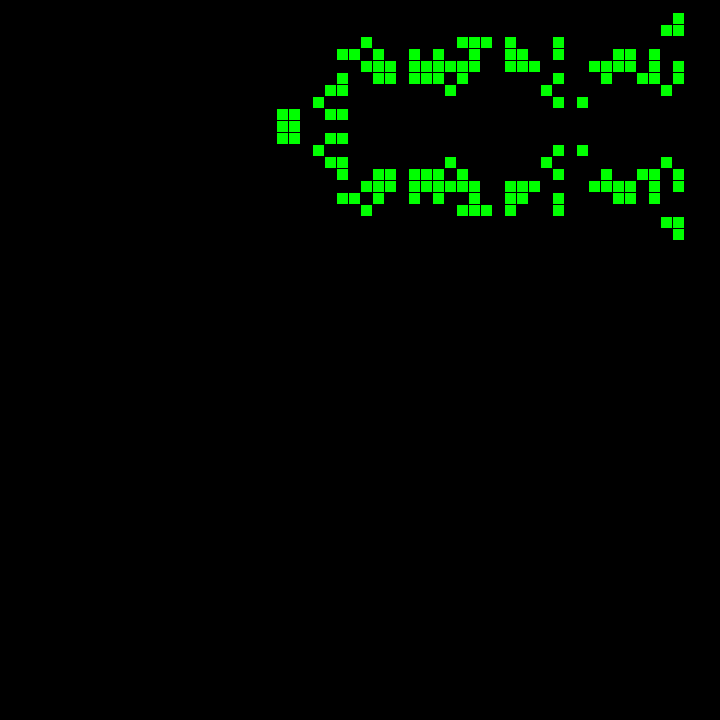
Frame 1 (no input)
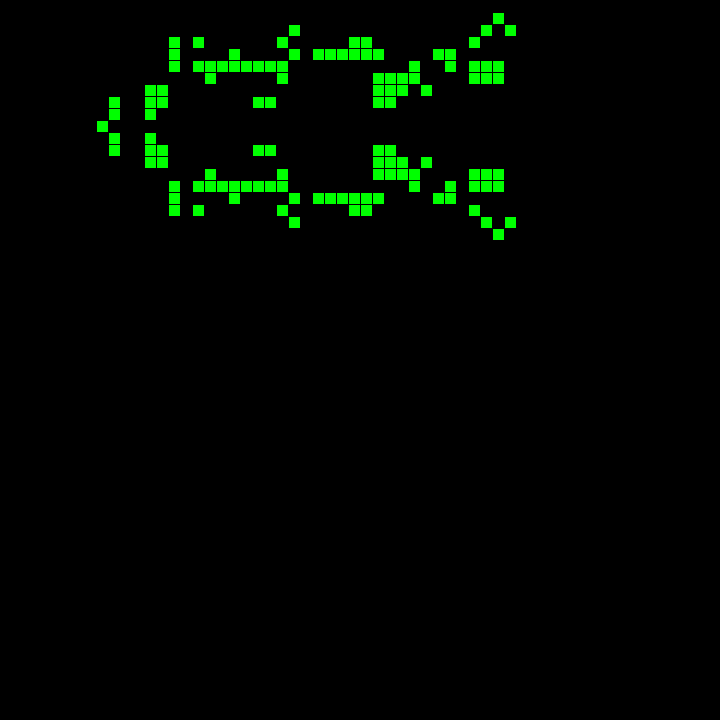
Frame 60 (the mouse pressed at the canvas centre just before this capture)
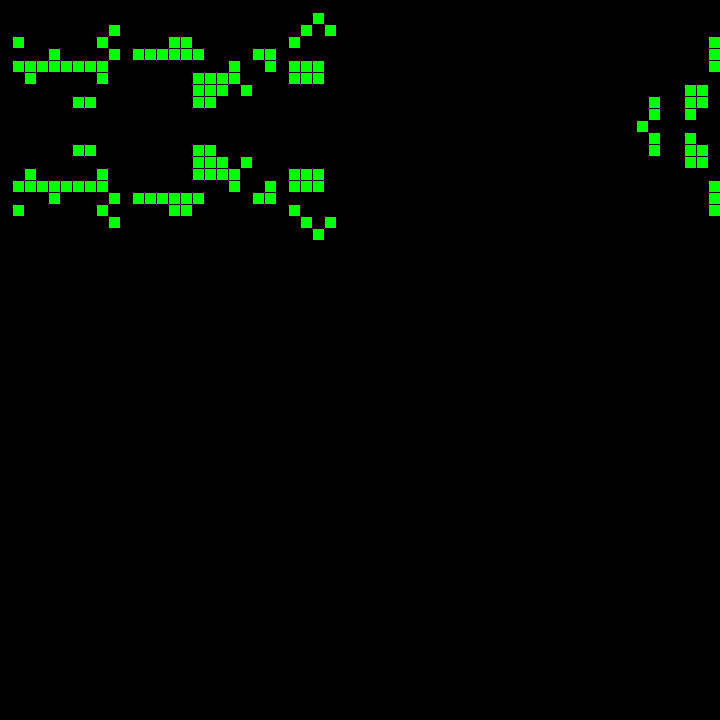
Frame 120 (the mouse held since frame 60 and released just before this capture)

The Processing sketch that drew these frames (run headless with seeded random() and noise(); from frame 60 on, the mouse is pressed at the canvas centre):

// Processing sketch: spaceship
// ── spaceship.pde
/*
John Conway's Game of Life
Rules:
1) A live cell dies if it has fewer than two live neighbors
2) A live cell with two or three live neighbors lives on to the next generation
3) A live cell with more than three live neighbors dies
4) A dead cell will be brought back to live if it has exactly three live neighbors
*/

int windowsize = 720;
int cellsize = 12; // wimdowsize needs to evenly divide by cellsize and cannot be 1

int[][] board = 
{
    {0,0,0,0,0,0,0,0,0,0,0,0,0,0,0,0,0,0,0,0,0,0,0,0,0,0,0,0,0,0,0,0,0,0,0,0,0,0,0,0,0,0,0,0,0,0,0,0,0,0,0,0,0,0,0,0,0,0,0,0},
    {0,0,0,0,0,0,0,0,0,0,0,0,0,0,0,0,0,0,0,0,0,0,0,0,0,0,0,0,0,0,0,0,0,0,0,0,0,0,0,0,0,0,0,0,0,0,0,0,0,0,0,0,0,0,0,0,1,0,0,0},
    {0,0,0,0,0,0,0,0,0,0,0,0,0,0,0,0,0,0,0,0,0,0,0,0,0,0,0,0,0,0,0,0,0,0,0,0,0,0,0,1,0,0,0,0,0,0,0,0,0,0,0,0,0,0,0,1,0,1,0,0},
    {0,0,0,0,0,0,0,0,0,0,0,0,0,0,0,0,0,0,0,0,0,0,0,0,0,0,0,0,0,1,0,1,0,0,0,0,0,0,1,0,0,0,0,0,1,1,0,0,0,0,0,0,0,0,1,0,0,0,0,0},
    {0,0,0,0,0,0,0,0,0,0,0,0,0,0,0,0,0,0,0,0,0,0,0,0,0,0,0,0,0,1,0,0,0,0,1,0,0,0,0,1,0,1,1,1,1,1,1,0,0,0,0,1,1,0,0,0,0,0,0,0},
    {0,0,0,0,0,0,0,0,0,0,0,0,0,0,0,0,0,0,0,0,0,0,0,0,0,0,0,0,0,1,0,1,1,1,1,1,1,1,1,0,0,0,0,0,0,0,0,0,0,1,0,0,1,0,1,1,1,0,0,0},
    {0,0,0,0,0,0,0,0,0,0,0,0,0,0,0,0,0,0,0,0,0,0,0,0,0,0,0,0,0,0,0,0,1,0,0,0,0,0,1,0,0,0,0,0,0,0,1,1,1,1,0,0,0,0,1,1,1,0,0,0},
    {0,0,0,0,0,0,0,0,0,0,0,0,0,0,0,0,0,0,0,0,0,0,0,0,0,0,0,1,1,0,0,0,0,0,0,0,0,0,0,0,0,0,0,0,0,0,1,1,1,0,1,0,0,0,0,0,0,0,0,0},
    {0,0,0,0,0,0,0,0,0,0,0,0,0,0,0,0,0,0,0,0,0,0,0,0,1,0,0,1,1,0,0,0,0,0,0,0,1,1,0,0,0,0,0,0,0,0,1,1,0,0,0,0,0,0,0,0,0,0,0,0},
    {0,0,0,0,0,0,0,0,0,0,0,0,0,0,0,0,0,0,0,0,0,0,0,0,1,0,0,1,0,0,0,0,0,0,0,0,0,0,0,0,0,0,0,0,0,0,0,0,0,0,0,0,0,0,0,0,0,0,0,0},
    {0,0,0,0,0,0,0,0,0,0,0,0,0,0,0,0,0,0,0,0,0,0,0,1,0,0,0,0,0,0,0,0,0,0,0,0,0,0,0,0,0,0,0,0,0,0,0,0,0,0,0,0,0,0,0,0,0,0,0,0},
    {0,0,0,0,0,0,0,0,0,0,0,0,0,0,0,0,0,0,0,0,0,0,0,0,1,0,0,1,0,0,0,0,0,0,0,0,0,0,0,0,0,0,0,0,0,0,0,0,0,0,0,0,0,0,0,0,0,0,0,0},
    {0,0,0,0,0,0,0,0,0,0,0,0,0,0,0,0,0,0,0,0,0,0,0,0,1,0,0,1,1,0,0,0,0,0,0,0,1,1,0,0,0,0,0,0,0,0,1,1,0,0,0,0,0,0,0,0,0,0,0,0},
    {0,0,0,0,0,0,0,0,0,0,0,0,0,0,0,0,0,0,0,0,0,0,0,0,0,0,0,1,1,0,0,0,0,0,0,0,0,0,0,0,0,0,0,0,0,0,1,1,1,0,1,0,0,0,0,0,0,0,0,0},
    {0,0,0,0,0,0,0,0,0,0,0,0,0,0,0,0,0,0,0,0,0,0,0,0,0,0,0,0,0,0,0,0,1,0,0,0,0,0,1,0,0,0,0,0,0,0,1,1,1,1,0,0,0,0,1,1,1,0,0,0},
    {0,0,0,0,0,0,0,0,0,0,0,0,0,0,0,0,0,0,0,0,0,0,0,0,0,0,0,0,0,1,0,1,1,1,1,1,1,1,1,0,0,0,0,0,0,0,0,0,0,1,0,0,1,0,1,1,1,0,0,0},
    {0,0,0,0,0,0,0,0,0,0,0,0,0,0,0,0,0,0,0,0,0,0,0,0,0,0,0,0,0,1,0,0,0,0,1,0,0,0,0,1,0,1,1,1,1,1,1,0,0,0,0,1,1,0,0,0,0,0,0,0},
    {0,0,0,0,0,0,0,0,0,0,0,0,0,0,0,0,0,0,0,0,0,0,0,0,0,0,0,0,0,1,0,1,0,0,0,0,0,0,1,0,0,0,0,0,1,1,0,0,0,0,0,0,0,0,1,0,0,0,0,0},
    {0,0,0,0,0,0,0,0,0,0,0,0,0,0,0,0,0,0,0,0,0,0,0,0,0,0,0,0,0,0,0,0,0,0,0,0,0,0,0,1,0,0,0,0,0,0,0,0,0,0,0,0,0,0,0,1,0,1,0,0},
    {0,0,0,0,0,0,0,0,0,0,0,0,0,0,0,0,0,0,0,0,0,0,0,0,0,0,0,0,0,0,0,0,0,0,0,0,0,0,0,0,0,0,0,0,0,0,0,0,0,0,0,0,0,0,0,0,1,0,0,0},
    {0,0,0,0,0,0,0,0,0,0,0,0,0,0,0,0,0,0,0,0,0,0,0,0,0,0,0,0,0,0,0,0,0,0,0,0,0,0,0,0,0,0,0,0,0,0,0,0,0,0,0,0,0,0,0,0,0,0,0,0},
    {0,0,0,0,0,0,0,0,0,0,0,0,0,0,0,0,0,0,0,0,0,0,0,0,0,0,0,0,0,0,0,0,0,0,0,0,0,0,0,0,0,0,0,0,0,0,0,0,0,0,0,0,0,0,0,0,0,0,0,0},
    {0,0,0,0,0,0,0,0,0,0,0,0,0,0,0,0,0,0,0,0,0,0,0,0,0,0,0,0,0,0,0,0,0,0,0,0,0,0,0,0,0,0,0,0,0,0,0,0,0,0,0,0,0,0,0,0,0,0,0,0},
    {0,0,0,0,0,0,0,0,0,0,0,0,0,0,0,0,0,0,0,0,0,0,0,0,0,0,0,0,0,0,0,0,0,0,0,0,0,0,0,0,0,0,0,0,0,0,0,0,0,0,0,0,0,0,0,0,0,0,0,0},
    {0,0,0,0,0,0,0,0,0,0,0,0,0,0,0,0,0,0,0,0,0,0,0,0,0,0,0,0,0,0,0,0,0,0,0,0,0,0,0,0,0,0,0,0,0,0,0,0,0,0,0,0,0,0,0,0,0,0,0,0},
    {0,0,0,0,0,0,0,0,0,0,0,0,0,0,0,0,0,0,0,0,0,0,0,0,0,0,0,0,0,0,0,0,0,0,0,0,0,0,0,0,0,0,0,0,0,0,0,0,0,0,0,0,0,0,0,0,0,0,0,0},
    {0,0,0,0,0,0,0,0,0,0,0,0,0,0,0,0,0,0,0,0,0,0,0,0,0,0,0,0,0,0,0,0,0,0,0,0,0,0,0,0,0,0,0,0,0,0,0,0,0,0,0,0,0,0,0,0,0,0,0,0},
    {0,0,0,0,0,0,0,0,0,0,0,0,0,0,0,0,0,0,0,0,0,0,0,0,0,0,0,0,0,0,0,0,0,0,0,0,0,0,0,0,0,0,0,0,0,0,0,0,0,0,0,0,0,0,0,0,0,0,0,0},
    {0,0,0,0,0,0,0,0,0,0,0,0,0,0,0,0,0,0,0,0,0,0,0,0,0,0,0,0,0,0,0,0,0,0,0,0,0,0,0,0,0,0,0,0,0,0,0,0,0,0,0,0,0,0,0,0,0,0,0,0},
    {0,0,0,0,0,0,0,0,0,0,0,0,0,0,0,0,0,0,0,0,0,0,0,0,0,0,0,0,0,0,0,0,0,0,0,0,0,0,0,0,0,0,0,0,0,0,0,0,0,0,0,0,0,0,0,0,0,0,0,0},
    {0,0,0,0,0,0,0,0,0,0,0,0,0,0,0,0,0,0,0,0,0,0,0,0,0,0,0,0,0,0,0,0,0,0,0,0,0,0,0,0,0,0,0,0,0,0,0,0,0,0,0,0,0,0,0,0,0,0,0,0},
    {0,0,0,0,0,0,0,0,0,0,0,0,0,0,0,0,0,0,0,0,0,0,0,0,0,0,0,0,0,0,0,0,0,0,0,0,0,0,0,0,0,0,0,0,0,0,0,0,0,0,0,0,0,0,0,0,0,0,0,0},
    {0,0,0,0,0,0,0,0,0,0,0,0,0,0,0,0,0,0,0,0,0,0,0,0,0,0,0,0,0,0,0,0,0,0,0,0,0,0,0,0,0,0,0,0,0,0,0,0,0,0,0,0,0,0,0,0,0,0,0,0},
    {0,0,0,0,0,0,0,0,0,0,0,0,0,0,0,0,0,0,0,0,0,0,0,0,0,0,0,0,0,0,0,0,0,0,0,0,0,0,0,0,0,0,0,0,0,0,0,0,0,0,0,0,0,0,0,0,0,0,0,0},
    {0,0,0,0,0,0,0,0,0,0,0,0,0,0,0,0,0,0,0,0,0,0,0,0,0,0,0,0,0,0,0,0,0,0,0,0,0,0,0,0,0,0,0,0,0,0,0,0,0,0,0,0,0,0,0,0,0,0,0,0},
    {0,0,0,0,0,0,0,0,0,0,0,0,0,0,0,0,0,0,0,0,0,0,0,0,0,0,0,0,0,0,0,0,0,0,0,0,0,0,0,0,0,0,0,0,0,0,0,0,0,0,0,0,0,0,0,0,0,0,0,0},
    {0,0,0,0,0,0,0,0,0,0,0,0,0,0,0,0,0,0,0,0,0,0,0,0,0,0,0,0,0,0,0,0,0,0,0,0,0,0,0,0,0,0,0,0,0,0,0,0,0,0,0,0,0,0,0,0,0,0,0,0},
    {0,0,0,0,0,0,0,0,0,0,0,0,0,0,0,0,0,0,0,0,0,0,0,0,0,0,0,0,0,0,0,0,0,0,0,0,0,0,0,0,0,0,0,0,0,0,0,0,0,0,0,0,0,0,0,0,0,0,0,0},
    {0,0,0,0,0,0,0,0,0,0,0,0,0,0,0,0,0,0,0,0,0,0,0,0,0,0,0,0,0,0,0,0,0,0,0,0,0,0,0,0,0,0,0,0,0,0,0,0,0,0,0,0,0,0,0,0,0,0,0,0},
    {0,0,0,0,0,0,0,0,0,0,0,0,0,0,0,0,0,0,0,0,0,0,0,0,0,0,0,0,0,0,0,0,0,0,0,0,0,0,0,0,0,0,0,0,0,0,0,0,0,0,0,0,0,0,0,0,0,0,0,0},
    {0,0,0,0,0,0,0,0,0,0,0,0,0,0,0,0,0,0,0,0,0,0,0,0,0,0,0,0,0,0,0,0,0,0,0,0,0,0,0,0,0,0,0,0,0,0,0,0,0,0,0,0,0,0,0,0,0,0,0,0},
    {0,0,0,0,0,0,0,0,0,0,0,0,0,0,0,0,0,0,0,0,0,0,0,0,0,0,0,0,0,0,0,0,0,0,0,0,0,0,0,0,0,0,0,0,0,0,0,0,0,0,0,0,0,0,0,0,0,0,0,0},
    {0,0,0,0,0,0,0,0,0,0,0,0,0,0,0,0,0,0,0,0,0,0,0,0,0,0,0,0,0,0,0,0,0,0,0,0,0,0,0,0,0,0,0,0,0,0,0,0,0,0,0,0,0,0,0,0,0,0,0,0},
    {0,0,0,0,0,0,0,0,0,0,0,0,0,0,0,0,0,0,0,0,0,0,0,0,0,0,0,0,0,0,0,0,0,0,0,0,0,0,0,0,0,0,0,0,0,0,0,0,0,0,0,0,0,0,0,0,0,0,0,0},
    {0,0,0,0,0,0,0,0,0,0,0,0,0,0,0,0,0,0,0,0,0,0,0,0,0,0,0,0,0,0,0,0,0,0,0,0,0,0,0,0,0,0,0,0,0,0,0,0,0,0,0,0,0,0,0,0,0,0,0,0},
    {0,0,0,0,0,0,0,0,0,0,0,0,0,0,0,0,0,0,0,0,0,0,0,0,0,0,0,0,0,0,0,0,0,0,0,0,0,0,0,0,0,0,0,0,0,0,0,0,0,0,0,0,0,0,0,0,0,0,0,0},
    {0,0,0,0,0,0,0,0,0,0,0,0,0,0,0,0,0,0,0,0,0,0,0,0,0,0,0,0,0,0,0,0,0,0,0,0,0,0,0,0,0,0,0,0,0,0,0,0,0,0,0,0,0,0,0,0,0,0,0,0},
    {0,0,0,0,0,0,0,0,0,0,0,0,0,0,0,0,0,0,0,0,0,0,0,0,0,0,0,0,0,0,0,0,0,0,0,0,0,0,0,0,0,0,0,0,0,0,0,0,0,0,0,0,0,0,0,0,0,0,0,0},
    {0,0,0,0,0,0,0,0,0,0,0,0,0,0,0,0,0,0,0,0,0,0,0,0,0,0,0,0,0,0,0,0,0,0,0,0,0,0,0,0,0,0,0,0,0,0,0,0,0,0,0,0,0,0,0,0,0,0,0,0},
    {0,0,0,0,0,0,0,0,0,0,0,0,0,0,0,0,0,0,0,0,0,0,0,0,0,0,0,0,0,0,0,0,0,0,0,0,0,0,0,0,0,0,0,0,0,0,0,0,0,0,0,0,0,0,0,0,0,0,0,0},
    {0,0,0,0,0,0,0,0,0,0,0,0,0,0,0,0,0,0,0,0,0,0,0,0,0,0,0,0,0,0,0,0,0,0,0,0,0,0,0,0,0,0,0,0,0,0,0,0,0,0,0,0,0,0,0,0,0,0,0,0},
    {0,0,0,0,0,0,0,0,0,0,0,0,0,0,0,0,0,0,0,0,0,0,0,0,0,0,0,0,0,0,0,0,0,0,0,0,0,0,0,0,0,0,0,0,0,0,0,0,0,0,0,0,0,0,0,0,0,0,0,0},
    {0,0,0,0,0,0,0,0,0,0,0,0,0,0,0,0,0,0,0,0,0,0,0,0,0,0,0,0,0,0,0,0,0,0,0,0,0,0,0,0,0,0,0,0,0,0,0,0,0,0,0,0,0,0,0,0,0,0,0,0},
    {0,0,0,0,0,0,0,0,0,0,0,0,0,0,0,0,0,0,0,0,0,0,0,0,0,0,0,0,0,0,0,0,0,0,0,0,0,0,0,0,0,0,0,0,0,0,0,0,0,0,0,0,0,0,0,0,0,0,0,0},
    {0,0,0,0,0,0,0,0,0,0,0,0,0,0,0,0,0,0,0,0,0,0,0,0,0,0,0,0,0,0,0,0,0,0,0,0,0,0,0,0,0,0,0,0,0,0,0,0,0,0,0,0,0,0,0,0,0,0,0,0},
    {0,0,0,0,0,0,0,0,0,0,0,0,0,0,0,0,0,0,0,0,0,0,0,0,0,0,0,0,0,0,0,0,0,0,0,0,0,0,0,0,0,0,0,0,0,0,0,0,0,0,0,0,0,0,0,0,0,0,0,0},
    {0,0,0,0,0,0,0,0,0,0,0,0,0,0,0,0,0,0,0,0,0,0,0,0,0,0,0,0,0,0,0,0,0,0,0,0,0,0,0,0,0,0,0,0,0,0,0,0,0,0,0,0,0,0,0,0,0,0,0,0},
    {0,0,0,0,0,0,0,0,0,0,0,0,0,0,0,0,0,0,0,0,0,0,0,0,0,0,0,0,0,0,0,0,0,0,0,0,0,0,0,0,0,0,0,0,0,0,0,0,0,0,0,0,0,0,0,0,0,0,0,0},
    {0,0,0,0,0,0,0,0,0,0,0,0,0,0,0,0,0,0,0,0,0,0,0,0,0,0,0,0,0,0,0,0,0,0,0,0,0,0,0,0,0,0,0,0,0,0,0,0,0,0,0,0,0,0,0,0,0,0,0,0},
    {0,0,0,0,0,0,0,0,0,0,0,0,0,0,0,0,0,0,0,0,0,0,0,0,0,0,0,0,0,0,0,0,0,0,0,0,0,0,0,0,0,0,0,0,0,0,0,0,0,0,0,0,0,0,0,0,0,0,0,0}
};

ArrayList<Integer> iplc = new ArrayList<Integer>();
ArrayList<Integer> jplc = new ArrayList<Integer>();
ArrayList<Integer> ito0 = new ArrayList<Integer>();
ArrayList<Integer> ito1 = new ArrayList<Integer>();
ArrayList<Integer> jto0 = new ArrayList<Integer>();
ArrayList<Integer> jto1 = new ArrayList<Integer>();

void settings(){
    size(windowsize, windowsize);
    
}

void setup(){
    background(0, 0, 0);
    colorMode(RGB);
    setboard();
    frameRate(60);
    //printboard();
}

void setboard(){ // onetwothree pattern board

    for (int i = 0; i < board.length; i++){
        for (int j = 0; j < board[i].length; j++){
            if (board[i][j] == 1){
                fill(0, 255, 0);
                rect(j*cellsize, i*cellsize, cellsize, cellsize); // j and then i bc j is the row and i is the col
            }
            else{
                fill(0, 0, 0);
                rect(j*cellsize, i*cellsize, cellsize, cellsize);
            }
        }
    }

}

void draw(){
    
    //if (frameCount % 120 == 0){
        for (int i = 0; i < board.length; i++){
            for (int j = 0; j < board[i].length; j++){
                int numofneighbors = numneighbors(i, j, board);
                //println("(" + i + ", " + j + "): " + numofneighbors
                
                if (numofneighbors == 3){ // RULE 4
                    ito1.add(i);
                    jto1.add(j);
                }
                else{
                    if (numofneighbors < 2){ // RULE 1
                        //board[i][j] = 0;
                        ito0.add(i);
                        jto0.add(j);
                    }
                    else if (numofneighbors > 3){ // RULE 3
                        //board[i][j] = 0;
                        ito0.add(i);
                        jto0.add(j);
                    }
                }
            }
        }
        for (int x = 0; x < ito0.size(); x++){
            board[ito0.get(x)][jto0.get(x)] = 0;
        }
        for (int x = 0; x < ito1.size(); x++){
            board[ito1.get(x)][jto1.get(x)] = 1;
        }
        ito0 = new ArrayList<Integer>();
        ito1 = new ArrayList<Integer>();
        jto0 = new ArrayList<Integer>();
        jto1 = new ArrayList<Integer>();
        setboard();
    //}
}

int numneighbors(int i, int j, int[][] currboard){
    int num = 0;
    int far = windowsize/cellsize - 1;
    if (i != 0 && i != far && j != 0 && j != far){ // PIXEL IS NOT ON THE EDGES
        if (currboard[i][j-1] == 1){ // left
            num++;
        }
        if (currboard[i][j+1] == 1){ // right
            num++;
        }
        if (currboard[i-1][j] == 1){ // top
            num++;
        }
        if (currboard[i+1][j] == 1){ // bottom
            num++;
        }
        if (currboard[i-1][j-1] == 1){ // top left
            num++;
        }
        if (currboard[i+1][j-1] == 1){ // bottom left
            num++;
        }
        if (currboard[i-1][j+1] == 1){ // top right
            num++;
        }
        if (currboard[i+1][j+1] == 1){ // bottom right
            num++;
        }
    }
    else{
        if (i == 0 && j == 0){ // PIXEL IS TOP LEFT 

            if (currboard[i][j+1] == 1){ // right
                num++;
            }
            if (currboard[i+1][j+1] == 1){ // bottom right
                num++;
            } 
            if (currboard[i+1][j] == 1){ // bottom
                num++;
            } 
            if (currboard[i+1][far] == 1){ // bottom left (wraps to far right of board)
                num++;
            } 
            if (currboard[i][far] == 1){ // left (wraps to far right of board)
                num++;
            } 
            if (currboard[far][j] == 1){ // top (wraps to the bottom of board)
                num++;
            } 
            if (currboard[far][j+1] == 1){ // top right (wrap to bottom of board)
                num++;
            } 
            if (currboard[far][far] == 1){ // top left (wrap to bottom right of board)
                num++;
            } 
        }
        else if (i == 0 && j == far) { // PIXEL IS TOP RIGHT

            if (currboard[i][j-1] == 1){ // left
                num++;
            }
            if (currboard[i+1][j-1] == 1){ // bottom left
                num++;
            }
            if (currboard[i+1][j] == 1){ // bottom
                num++;
            }
            if (currboard[i+1][0] == 1){ // bottom right (wraps to left side of board)
                num++;
            }
            if (currboard[i][0] == 1){ // right (wraps to left side of board )
                num++;
            }
            if (currboard[far][j-1] == 1){ // top left (wraps to bottom of board)
                num++;
            }
            if (currboard[far][j] == 1){ // top (wraps to bottom of board)
                num++;
            }
            if (currboard[far][0] == 1){ // top right (wrap to bottom left of board)
                num++;
            }
        }
        else if (i == far && j == 0){ // PIXEL IS BOTTOM LEFT

            if (currboard[i-1][j] == 1){ // top
                num++;
            }
            if (currboard[i-1][j+1] == 1){ // top right
                num++;
            }
            if (currboard[i][j+1] == 1){ // right
                num++;
            }
            if (currboard[0][j+1] == 1){ // bottom right (wraps to top of board)
                num++;
            }
            if (currboard[0][j] == 1){ // bottom (wraps to top of board)
                num++;
            }
            if (currboard[0][far] == 1){ // bottom left (wraps to top right of board)
                num++;
            }
            if (currboard[i][far] == 1){ // left (wraps to right of board)
                num++;
            }
            if (currboard[i-1][far] == 1){ // top left (wraps to right of board)
                num++;
            }
        }
        else if (i == far && j == far){ // PIXEL IS BOTTOM RIGHT

            if (currboard[i-1][j] == 1){ // top
                num++;
            }
            if (currboard[i-1][j-1] == 1){ // top left
                num++;
            }
            if (currboard[i][j-1] == 1){ // left
                num++;
            }
            if (currboard[0][j-1] == 1){ // bottom left (wraps to top of board)
                num++;
            }
            if (currboard[0][j] == 1){ // bottom (wraps to top of board)
                num++;
            }
            if (currboard[0][0] == 1){ // bottom right (wraps to top left of board)
                num++;
            }
            if (currboard[i][0] == 1){ // right (wraps to left of board)
                num++;
            }
            if (currboard[i-1][0] == 1){ // top right (wraps to left of board)
                num++;
            } 
        }
        else if (j == 0){ // SOMEWHERE IN LEFT COLUMN (NOT CORNERS)

            if (currboard[i-1][j] == 1){ // top
                num++;
            }
            if (currboard[i-1][j+1] == 1){ // top right
                num++;
            }
            if (currboard[i][j+1] == 1){ // right
                num++;
            }
            if (currboard[i+1][j+1] == 1){ // bottom right
                num++;
            }
            if (currboard[i+1][j] == 1){ // bottom
                num++;
            }
            if (currboard[i+1][far] == 1){ // bottom left (wraps to right of board)
                num++;
            }
            if (currboard[i][far] == 1){ // left (wraps to right of board)
                num++;
            }
            if (currboard[i-1][far] == 1){ // top left (wraps to right of board)
                num++;
            } 
        }
        else if (i == 0){ // SOMEWHERE IN TOP ROW (NOT CORNERS)

            if (currboard[i][j+1] == 1){ // right
                num++;
            }
            if (currboard[i+1][j+1] == 1){ // bottom right
                num++;
            }
            if (currboard[i+1][j] == 1){ // bottom
                num++;
            }
            if (currboard[i+1][j-1] == 1){ // bottom left
                num++;
            }
            if (currboard[i][j-1] == 1){ // left
                num++;
            }
            if (currboard[far][j-1] == 1){ // top left (wraps to bottom of board)
                num++;
            } 
            if (currboard[far][j] == 1){ // top (wraps to bottom of board)
                num++;
            }
            if (currboard[far][j+1] == 1){ // top right (wraps to bottom of board)
                num++;
            } 
        }
        else if (i == far){ // SOMEWHERE IN BOTTOM ROW (NOT CORNERS)

            if (currboard[i][j-1] == 1){ // left
                num++;
            }
            if (currboard[i-1][j-1] == 1){ // top left
                num++;
            }
            if (currboard[i-1][j] == 1){ // top
                num++;
            }
            if (currboard[i-1][j+1] == 1){ // top right
                num++;
            }
            if (currboard[i][j+1] == 1){ // right
                num++;
            }
            if (currboard[0][j+1] == 1){ // bottom right (wraps to top of board)
                num++;
            }
            if (currboard[0][j] == 1){ // bottom (wraps to top of board)
                num++;
            }
            if (currboard[0][j-1] == 1){ // bottom left (wraps to top of board)
                num++;
            } 
        }
        else if (j ==  far){ // SOMEWHERE ON RIGHT COLUMN (NOT CORNERS)

            if (currboard[i+1][j] == 1){ // bottom
                num++;
            }
            if (currboard[i+1][j-1] == 1){ // bottom left
                num++;
            }
            if (currboard[i][j-1] == 1){ // left
                num++;
            }
            if (currboard[i-1][j-1] == 1){ // top left
                num++;
            }
            if (currboard[i-1][j] == 1){ // top
                num++;
            }
            if (currboard[i-1][0] == 1){ // top right (wraps to left of board)
                num++;
            }
            if (currboard[i][0] == 1){ // right (wraps to left of board)
                num++;
            }
            if (currboard[i+1][0] == 1){ // bottom right (wraps to left of board)
                num++;
            } 
        }
    }
    return num;
}

void printboard(){
    println();
    for (int i = 0; i < board.length; i++){
        for (int j = 0; j < board[i].length; j++){
            print(board[i][j]);
        }
        println();
    }
}
